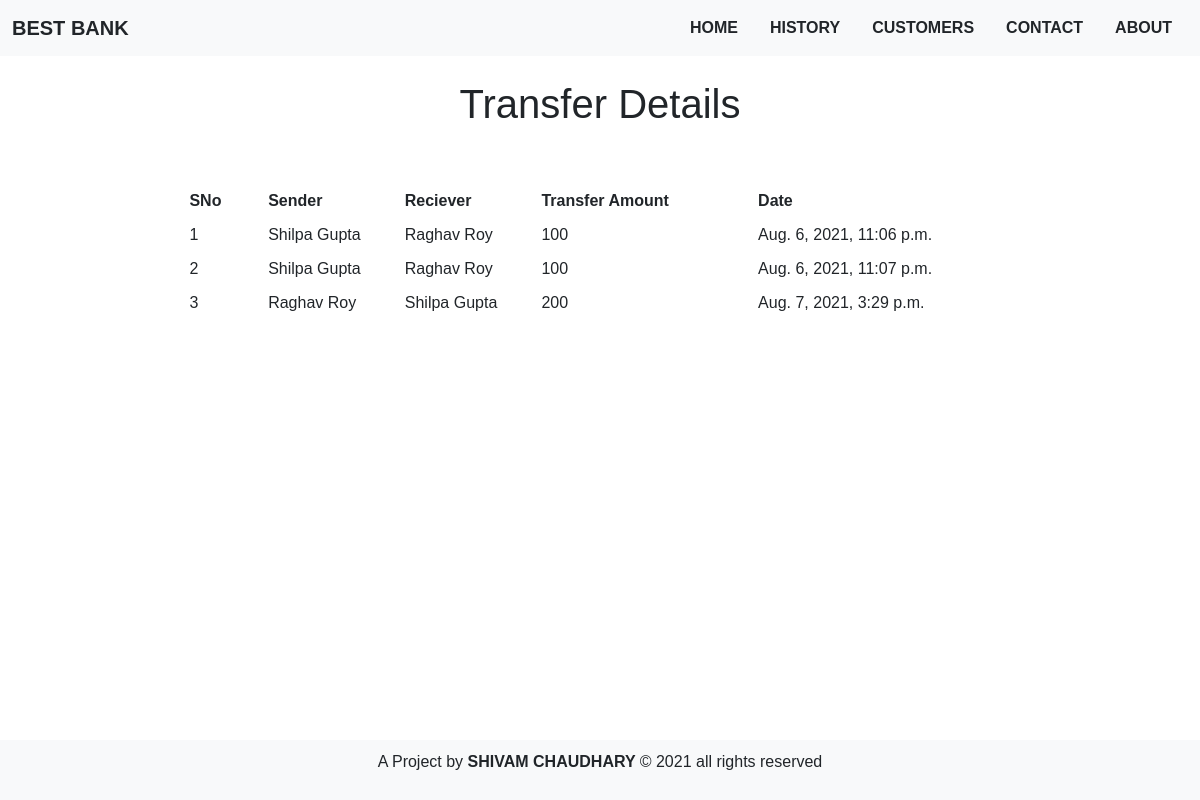
/transfer_details/, run on the app's committed database.
### basicbank/models.py (models this page shows)
class Transfer(models.Model):
    sender = models.CharField(max_length=200, null=True)
    reciever = models.CharField(max_length=200, null=True)
    amount = models.IntegerField(default=0)
    date_tran = models.DateTimeField(auto_now_add=True)

### basicbank/views.py (the view)
# urls.py: path('transfer_details/',views.transfer, name= 'transferdetails'),
def transfer(request):
    tr = Transfer.objects.all()
    return render(request, 'transfer.html',{'tr':tr})

### basicbank/templates/transfer.html (shortened to what this page needs)
{% extends 'index.html' %}
{% load static %}
{% block content %}
<br>
<h1 style="text-align: center;" >Transfer Details</h1>
<br>
<br>
<table>
<thead>
<tr>
<th>SNo &emsp; </th>
<th>Sender &emsp;</th>
<th>Reciever &emsp;</th>
<th>Transfer Amount &emsp;</th>
<th>Date &nbsp;</th>
</tr>
</thead>
<tbody>
{% for t in tr %}
<tr>
<td>{{t.id}}</td>
<td>{{t.sender}}</td>
<td>{{t.reciever}}</td>
<td>{{t.amount}}</td>
<td>{{t.date_tran}}</td>
</tr>
{% endfor %}
</tbody>
</table>
<br>
<br>
<footer class="sticky-bottom fixed-bottom text-center bg-light" style="padding:10px 10px; display:block; text-align:center;">
<p>A Project by <b>SHIVAM CHAUDHARY </b>© 2021 all rights reserved</p>
</footer>
{% endblock content %}

### basicbank/templates/index.html (shortened to what this page needs)
{% load static %}
<!DOCTYPE html>
<html lang="en">
<head>
   <link href="https://cdn.jsdelivr.net/npm/bootstrap@5.1.0/dist/css/bootstrap.min.css" rel="stylesheet">
   <link rel="stylesheet" href="{% static '\css\style.css' %}">
</head>
<body>
<nav class="navbar navbar-expand-lg bg-light">
  <div class="container-fluid"><a class="navbar-brand" href="{% url 'index' %}" style="font-weight:bolder;">BEST BANK</a>
      <ul class="nav justify-content-center">
          <li class="nav-item">
              <a class="nav-link" href="{% url 'index' %}" style="font-weight:bold;">HOME</a>
          </li>
          <li class="nav-item">
              <a class="nav-link" href="{% url 'transferdetails' %}" style="font-weight:bold;">HISTORY</a>
          </li>
          <li class="nav-item">
              <a class="nav-link"  href="{% url 'customers' %}" style="font-weight:bold;">CUSTOMERS</a>
          </li>
          <li class="nav-item">
            <a class="nav-link"  href="{% url 'about' %}" style="font-weight:bold;">CONTACT </a>
        </li>
        <li class="nav-item">
            <a class="nav-link"  href="{% url 'about' %}" style="font-weight:bold;">ABOUT </a>
        </li>
      </ul>
  </div>
</nav>
<div class="container-fluid">
{% block content %}{% endblock content %}
<link href="https://use.fontawesome.com/releases/v5.0.4/css/all.css" rel="stylesheet">
</body>
</html>

### basicbank/static/css/style.css (style rules this page uses)
body { font-family:'Trebuchet MS', 'Lucida Sans Unicode', 'Lucida Grande', 'Lucida Sans', Arial, sans-serif; }
a:link, a:visited { color: var(--link-fg); text-decoration: none; transition: color 0.5s, background 0.5s; }
table { margin: auto; width: 70%; border-collapse: collapse; border-color: var(--border-color); }
td, th { border-bottom: 1px solid var(--hairline-color); vertical-align: top; padding-top: 5px; padding-bottom: 5px; }
thead th, tfoot td { color: var(--body-quiet-color); background: var(--body-bg); border-top: 1px solid var(--hairline-color); border-bottom: 1px solid var(--hairline-color); }

### data on the page
Transfer: id "1", sender "Shilpa Gupta", reciever "Raghav Roy", amount "100", date_tran "Aug. 6, 2021, 11:06 p.m."
Transfer: id "2", sender "Shilpa Gupta", reciever "Raghav Roy", amount "100", date_tran "Aug. 6, 2021, 11:07 p.m."
Transfer: id "3", sender "Raghav Roy", reciever "Shilpa Gupta", amount "200", date_tran "Aug. 7, 2021, 3:29 p.m."
